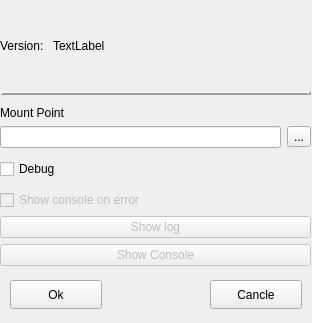
<?xml version="1.0" encoding="UTF-8"?>
<ui version="4.0">
 <class>Dialog</class>
 <widget class="QDialog" name="Dialog">
  <property name="geometry">
   <rect>
    <x>0</x>
    <y>0</y>
    <width>312</width>
    <height>323</height>
   </rect>
  </property>
  <property name="windowTitle">
   <string>Dialog</string>
  </property>
  <widget class="QWidget" name="gridLayoutWidget">
   <property name="geometry">
    <rect>
     <x>0</x>
     <y>0</y>
     <width>311</width>
     <height>271</height>
    </rect>
   </property>
   <layout class="QGridLayout" name="gridLayout">
    <item row="2" column="0">
     <layout class="QVBoxLayout" name="verticalLayout">
      <property name="topMargin">
       <number>5</number>
      </property>
      <property name="bottomMargin">
       <number>5</number>
      </property>
      <item>
       <widget class="QLabel" name="label">
        <property name="layoutDirection">
         <enum>Qt::LeftToRight</enum>
        </property>
        <property name="text">
         <string>Mount Point</string>
        </property>
        <property name="textFormat">
         <enum>Qt::PlainText</enum>
        </property>
       </widget>
      </item>
      <item>
       <layout class="QHBoxLayout" name="horizontalLayout">
        <property name="topMargin">
         <number>0</number>
        </property>
        <item>
         <widget class="QLineEdit" name="mpointLineEdit"/>
        </item>
        <item>
         <widget class="QToolButton" name="openMPointToolButton">
          <property name="text">
           <string>...</string>
          </property>
         </widget>
        </item>
       </layout>
      </item>
      <item>
       <layout class="QHBoxLayout" name="horizontalLayout_2">
        <property name="topMargin">
         <number>5</number>
        </property>
        <item>
         <widget class="QCheckBox" name="debugModeCheckBox">
          <property name="layoutDirection">
           <enum>Qt::LeftToRight</enum>
          </property>
          <property name="text">
           <string>Debug</string>
          </property>
         </widget>
        </item>
       </layout>
      </item>
      <item>
       <layout class="QHBoxLayout" name="horizontalLayout_4">
        <property name="topMargin">
         <number>5</number>
        </property>
        <item>
         <widget class="QCheckBox" name="errorShowConsoleCheckBox">
          <property name="enabled">
           <bool>false</bool>
          </property>
          <property name="layoutDirection">
           <enum>Qt::LeftToRight</enum>
          </property>
          <property name="text">
           <string>Show console on error</string>
          </property>
         </widget>
        </item>
       </layout>
      </item>
      <item>
       <widget class="QPushButton" name="showLogPushButton">
        <property name="enabled">
         <bool>false</bool>
        </property>
        <property name="text">
         <string>Show log</string>
        </property>
       </widget>
      </item>
      <item>
       <widget class="QPushButton" name="showConsolePushButton">
        <property name="enabled">
         <bool>false</bool>
        </property>
        <property name="text">
         <string>Show Console</string>
        </property>
       </widget>
      </item>
     </layout>
    </item>
    <item row="0" column="0">
     <layout class="QHBoxLayout" name="horizontalLayout_3">
      <property name="topMargin">
       <number>5</number>
      </property>
      <item>
       <widget class="QLabel" name="label_2">
        <property name="sizePolicy">
         <sizepolicy hsizetype="Maximum" vsizetype="Preferred">
          <horstretch>0</horstretch>
          <verstretch>0</verstretch>
         </sizepolicy>
        </property>
        <property name="text">
         <string>Version: </string>
        </property>
       </widget>
      </item>
      <item>
       <widget class="QLabel" name="versionLabel">
        <property name="text">
         <string>TextLabel</string>
        </property>
       </widget>
      </item>
     </layout>
    </item>
    <item row="1" column="0">
     <widget class="QFrame" name="frame">
      <property name="frameShape">
       <enum>QFrame::HLine</enum>
      </property>
      <property name="frameShadow">
       <enum>QFrame::Raised</enum>
      </property>
      <property name="lineWidth">
       <number>3</number>
      </property>
     </widget>
    </item>
   </layout>
  </widget>
  <widget class="QPushButton" name="canclePushButton">
   <property name="geometry">
    <rect>
     <x>210</x>
     <y>280</y>
     <width>92</width>
     <height>29</height>
    </rect>
   </property>
   <property name="text">
    <string>Cancle</string>
   </property>
   <property name="checkable">
    <bool>false</bool>
   </property>
  </widget>
  <widget class="QPushButton" name="okPushButton">
   <property name="geometry">
    <rect>
     <x>10</x>
     <y>280</y>
     <width>92</width>
     <height>29</height>
    </rect>
   </property>
   <property name="text">
    <string>Ok</string>
   </property>
  </widget>
 </widget>
 <resources/>
 <connections/>
</ui>
